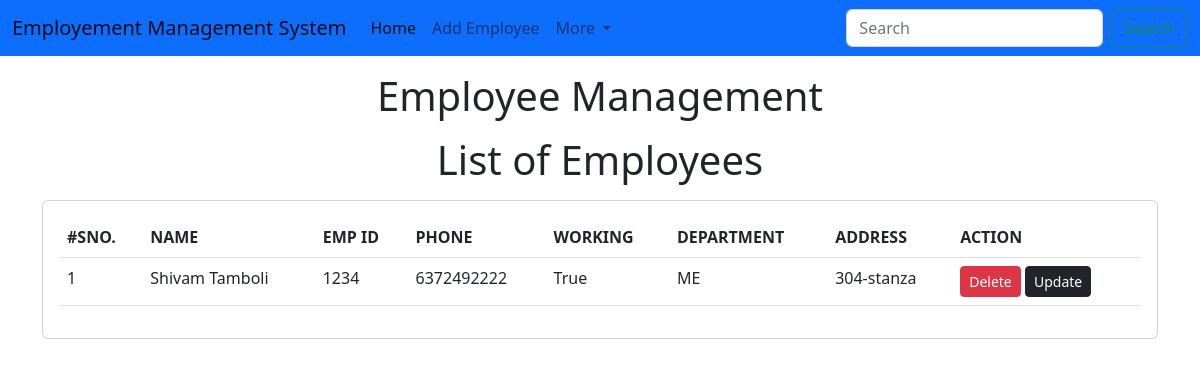
/emp/home/, run on an earlier commit of the app's database.
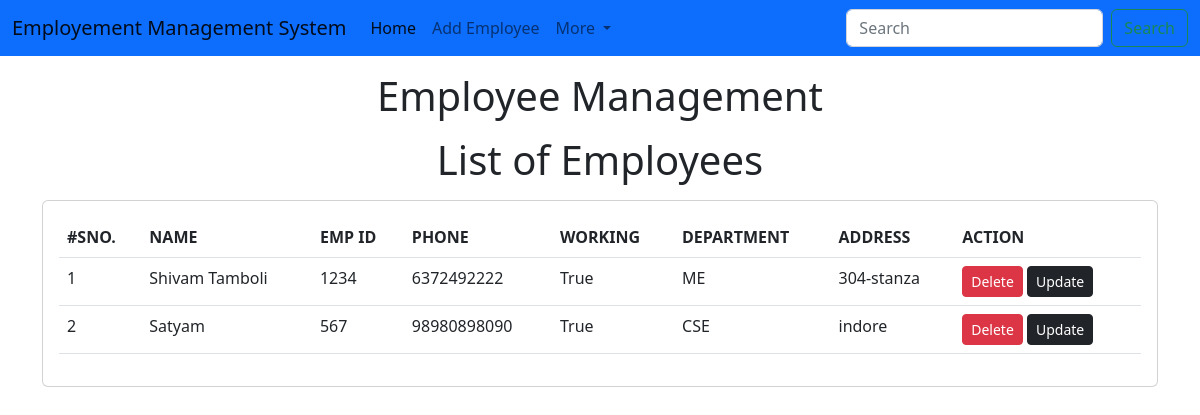
And on a later commit of the database.
### emp/models.py (models this page shows, shortened)
class Emp(models.Model):
    name=models.CharField(max_length=200)
    emp_id=models.CharField(max_length=100)
    phone=models.CharField(max_length=10)
    address=models.CharField(max_length=150)
    working=models.BooleanField(default=True)
    department=models.CharField(max_length=10)

### emp/views.py (the view)
# urls.py: path("home/", emp_home),
def emp_home(request):
    emps=Emp.objects.all()
    return render(request, "emp/home.html",{
    'emps':emps
    })

### templates/emp/home.html (shortened to what this page needs)
<!DOCTYPE html>
<html lang="en">
  <head>
    <link
      href="https://cdn.jsdelivr.net/npm/bootstrap@5.2.0-beta1/dist/css/bootstrap.min.css"
      rel="stylesheet"
    />
  </head>
  <body>
    {% include 'emp/navbar.html' %}
    <h1 class="text-center my-3">Employee Management</h1>
    <h1 class="text-center my-3">List of Employees</h1>
    <div class="container">
      <div class="row">
        <div class="col-md-12">
          <div class="card">
            <div class="card-body">
              <table class="table">
                <thead>
                  <tr>
                    <th>#SNO.</th>
                    <th>NAME</th>
                    <th>EMP ID</th>
                    <th>PHONE</th>
                    <th>WORKING</th>
                    <th>DEPARTMENT</th>
                    <th>ADDRESS</th>
                    <th>ACTION</th>
                  </tr>
                </thead>
                <tbody>
                  {% for e in emps %}
                  <tr>
                    <td>{{forloop.counter}}</td>
                    <td>{{e.name}}</td>
                    <td>{{e.emp_id}}</td>
                    <td>{{e.phone}}</td>
                    <td>{{e.working}}</td>
                    <td>{{e.department}}</td>
                    <td>{{e.address}}</td>
                    <td>
                      <a href="/emp/delete-emp/{{e.id}}" class="btn btn-danger btn-sm">Delete</a>
                      <a href="/emp/update-emp/{{e.id}}" class="btn btn-dark btn-sm">Update</a>
                    </td>
                  </tr>
                  {% endfor %}
                </tbody>
              </table>
            </div>
          </div>
        </div>
      </div>
    </div>
  </body>
</html>

What changed in the data, as far as the page shows it:
added Emp: name "Satyam", emp_id "567", phone "98980898090", working "True", department "CSE", address "indore"
